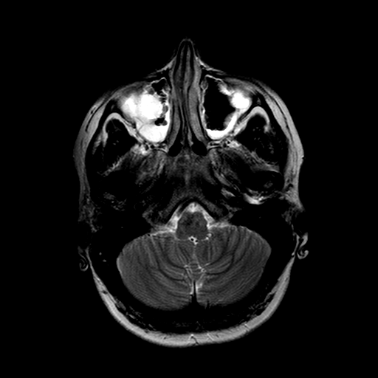
#> input picture Proyecto/Data/CK/1/img005.bmp, 378 x 378 px, found by its file name
$ jupyter execute MultiUmbral.ipynb
#> lines starting #> are read from the running program, lines starting #| are printed output that depends on the picture; after the words box and inside, x2 and y2 are one past the last pixel; in counts of white or black regions, pixels touching at a corner belong together
[cell 1]
import cv2
import numpy as np
import matplotlib.pyplot as plt
from skimage.filters import threshold_multiotsu
from skimage.morphology import convex_hull_image

[cell 2]
img = cv2.imread('Data/CHP/1/img005.bmp', cv2.IMREAD_COLOR)
#> img is the input picture: shape (378, 378, 3); min 0, max 255, mean 19.2
print(img.shape)
#| (378, 378, 3)

[cell 3]
dst = cv2.fastNlMeansDenoisingColored(img,None,10,10,7,21)
plt.imshow(dst)

[cell 4]
numClases = 5
dstGray = cv2.cvtColor(dst,cv2.COLOR_BGR2GRAY)
#Los umbrales son siempre 1 menos que las categorías
umbrales = threshold_multiotsu(dstGray,numClases)
#> umbrales = [26, 73, 125, 193]
regions = np.digitize(dstGray,bins=umbrales)
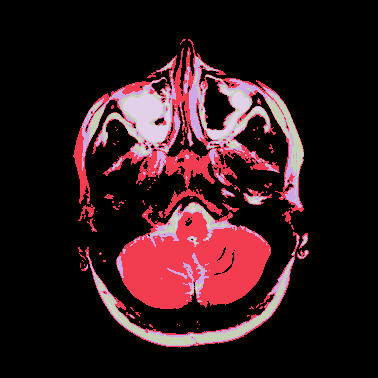
#> regions: shape (378, 378) int64; 5 distinct labels, from 0 to 4; one colour per label, 0 black

plt.imshow(regions,cmap="gray")

figura=plt.figure(figsize = (30,30))
for i in range(len(umbrales)):
    imgBinaria = dstGray.copy()

    imgBinaria[regions==i]=1
    imgBinaria[regions!=i]=0

    figura.add_subplot(1, numClases, i+1)
    plt.imshow(imgBinaria,cmap="gray")
    plt.axis("off")
#> this loop made 4 passes
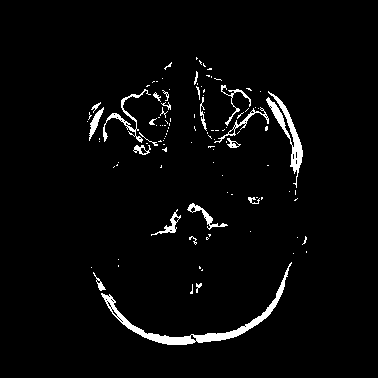
#> imgBinaria: shape (378, 378); values 0 (black) and 1 (white), 3.2% white; 112 white regions (88 under 20 px), largest, box (x1, y1, x2, y2) and area: (101, 262, 292, 345) 1499, (266, 91, 303, 188) 808, (103, 89, 151, 143) 361
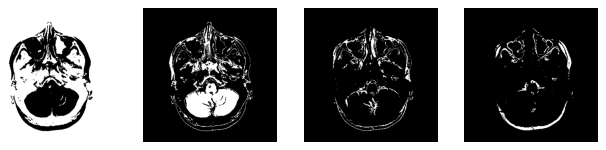
#> figure drawn by matplotlib, 4 panels

[cell 5]
regionsOfInterest = [1,2]   #TODO modificar dinámicamente???
mask = img.copy()
mask[True]=0        #Limpiar la máscara a ceros
#> mask: shape (378, 378, 3); every value is 0

for i in range(len(regionsOfInterest)):
    mask[regions==regionsOfInterest[i]]=255
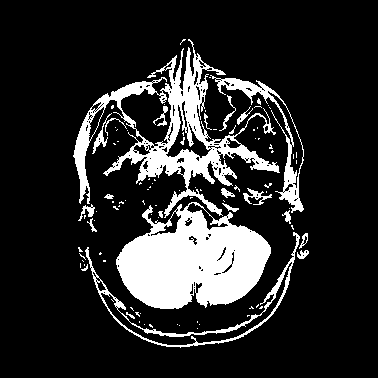
#> mask: shape (378, 378, 3); 16.5% white; 100 white regions (79 under 20 px), largest, box (x1, y1, x2, y2) and area: (116, 202, 271, 309) 10720, (73, 39, 280, 218) 8004, (85, 232, 300, 348) 1636

plt.imshow(mask)
plt.axis("off")
#> Out = (-0.5, 377.5, 377.5, -0.5)

**Operaciones sobre la máscara**

[cell 6]
#Erosionar
kernel = np.ones((2,2), np.uint8)
# img_erode = cv2.erode(img2, kernel, iterations=1)

mask = cv2.erode(mask,kernel,iterations=2)
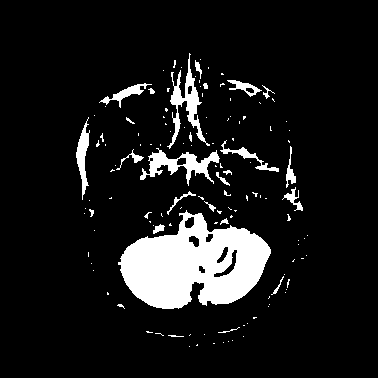
#> mask: shape (378, 378, 3); 9.9% white; 130 white regions (104 under 20 px), largest, box (x1, y1, x2, y2) and area: (118, 210, 271, 309) 9281, (140, 148, 220, 186) 1048, (167, 53, 210, 149) 1028

plt.imshow(mask)
plt.axis("off")
#> Out = (-0.5, 377.5, 377.5, -0.5)

**Separar componente de mayor tamaño**

[cell 7]
from scipy import ndimage
label_im, nb_labels = ndimage.label(mask)
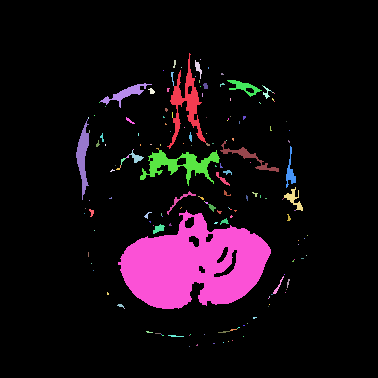
#> label_im: shape (378, 378, 3) int32; 172 distinct labels, from 0 to 171; one colour per label, 0 black
#> nb_labels = 171
nb_labels # how many regions?

plt.imshow(label_im)

sizes = ndimage.sum(mask, label_im, range(nb_labels + 1))
#> sizes = 172 values, max 7099965 at index 109, min 0 at index 0, mean 62970.2

print(max(sizes))
#| 7099965.0

mask_size = sizes < max(sizes)

remove_pixel = mask_size[label_im]
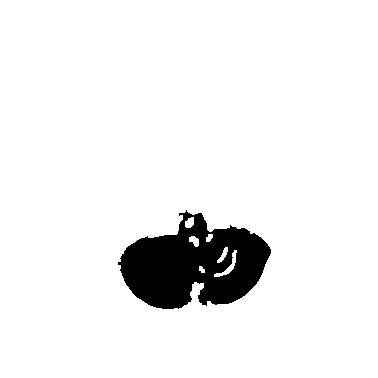
#> remove_pixel: shape (378, 378, 3) bool; 93.5% white; 1 black region, box (x1, y1, x2, y2) and area: (118, 210, 271, 309) 9281
remove_pixel.shape

label_im[remove_pixel] = 0
label_im[label_im>=1]=255

plt.imshow(label_im,cmap="gray")
plt.axis("off")
#> Out = (-0.5, 377.5, 377.5, -0.5)
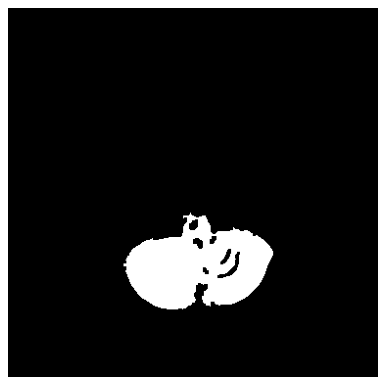
#> figure drawn by matplotlib, 1 panel

[cell 8]
from skimage import color
imgGray = color.rgb2gray(img)
out = img.copy()
for i in range(label_im.shape[0]):
    for j in range(label_im.shape[1]):
        if(label_im[i][j].any()):
            out[i][j]=img[i][j]
        else:
            out[i][j]=255
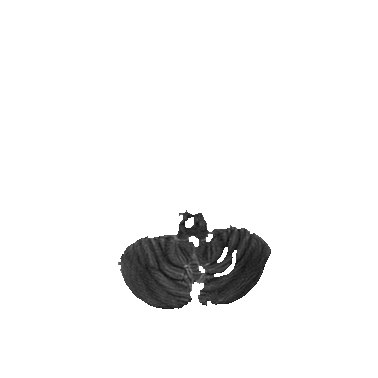
#> out: shape (378, 378, 3); min 12, max 255, mean 242.1

fig6=plt.figure(figsize = (8,8))
a = fig6.add_subplot(1, 2, 1)
plt.imshow(img, cmap='gray',vmin=0,vmax=2**8)
plt.axis('off');

b = fig6.add_subplot(1, 2, 2)
plt.imshow(out, cmap='gray',vmin=0,vmax=2**8)
plt.axis('off');

$ run again, with Proyecto/Data/CK/1/img001.bmp copied over Proyecto/Data/CK/1/img005.bmp
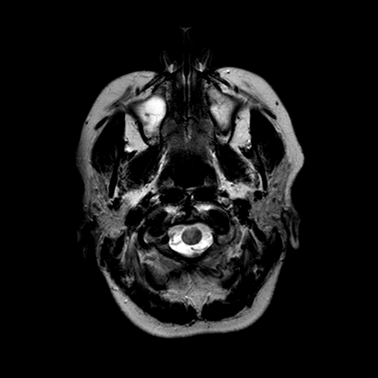
#> input picture Proyecto/Data/CK/1/img001.bmp, 378 x 378 px, found by its file name
#> img is the input picture: shape (378, 378, 3); min 0, max 255, mean 21.7
#| (378, 378, 3)
#> umbrales = [21, 63, 111, 164]
#> regions: shape (378, 378) int64; 5 distinct labels, from 0 to 4
#> the loop `for i in range(len(umbrales)):` made 4 passes
#> after the loop `for i in range(len(regionsOfInterest)):`:
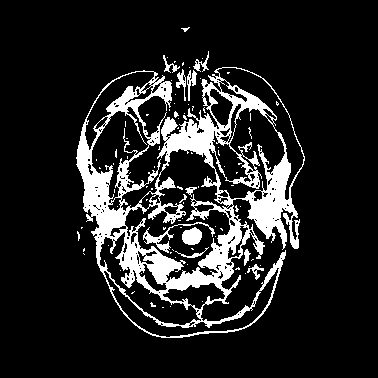
#> mask: shape (378, 378, 3); 13.8% white; 94 white regions (80 under 20 px), largest, box (x1, y1, x2, y2) and area: (76, 67, 305, 338) 17957, (143, 222, 215, 253) 346, (182, 227, 202, 245) 273
#> `plt.axis("off")`: Out = (-0.5, 377.5, 377.5, -0.5)
#> nb_labels = 221
#> sizes = 222 values, max 1171980 at index 51, min 0 at index 0, mean 29083.8
#| 1171980.0
#> remove_pixel: shape (378, 378, 3) bool; 98.9% white; 1 black region, box (x1, y1, x2, y2) and area: (79, 126, 126, 239) 1532
#> `plt.axis("off")`: Out = (-0.5, 377.5, 377.5, -0.5)
#> `[cell 7] from scipy import ndimage label_im, nb_labels = ndimage.label..`:
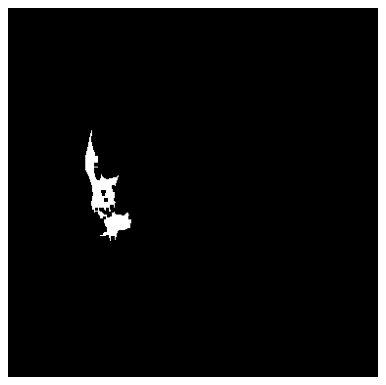
#> figure drawn by matplotlib, 1 panel
